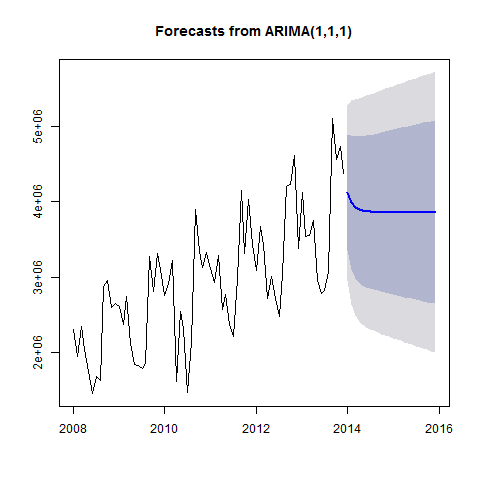

This chart was generated by the following R code:
#Creates Model_ARIMA_3 plot

png("Plots/Model_ARIMA_3_plot.png")
plot(forecast(Model_ARIMA_3))
dev.off()